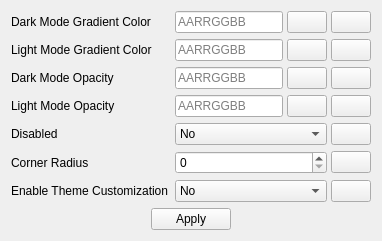
          <widget class="QWidget" name="tab_9">
           <attribute name="title">
            <string>Separator</string>
           </attribute>
           <layout class="QVBoxLayout" name="verticalLayout_9" stretch="1,0">
            <item>
             <layout class="QFormLayout" name="formLayout_8">
              <item row="0" column="0">
               <widget class="QLabel" name="label_61">
                <property name="text">
                 <string>Dark Mode Gradient Color</string>
                </property>
               </widget>
              </item>
              <item row="0" column="1">
               <layout class="QHBoxLayout" name="horizontalLayout_65" stretch="1,0,0">
                <property name="spacing">
                 <number>4</number>
                </property>
                <item>
                 <widget class="QLineEdit" name="darkModeGradientColor4_6">
                  <property name="toolTip">
                   <string/>
                  </property>
                  <property name="layoutDirection">
                   <enum>Qt::LeftToRight</enum>
                  </property>
                  <property name="placeholderText">
                   <string>AARRGGBB</string>
                  </property>
                 </widget>
                </item>
                <item>
                 <widget class="QPushButton" name="dark_mode_gradient_color_picker4_5">
                  <property name="text">
                   <string/>
                  </property>
                  <property name="icon">
                   <iconset>
                    <normaloff>Assets/2867978.png</normaloff>Assets/2867978.png</iconset>
                  </property>
                 </widget>
                </item>
                <item>
                 <widget class="QPushButton" name="reset_dark_mode_gradient_color4_5">
                  <property name="text">
                   <string/>
                  </property>
                  <property name="icon">
                   <iconset>
                    <normaloff>Assets/View-refresh.svg.png</normaloff>Assets/View-refresh.svg.png</iconset>
                  </property>
                 </widget>
                </item>
               </layout>
              </item>
              <item row="1" column="0">
               <widget class="QLabel" name="label_62">
                <property name="text">
                 <string>Light Mode Gradient Color</string>
                </property>
               </widget>
              </item>
              <item row="1" column="1">
               <layout class="QHBoxLayout" name="horizontalLayout_66" stretch="1,0,0">
                <property name="spacing">
                 <number>4</number>
                </property>
                <item>
                 <widget class="QLineEdit" name="lightModeGradientColor4_5">
                  <property name="toolTip">
                   <string/>
                  </property>
                  <property name="layoutDirection">
                   <enum>Qt::LeftToRight</enum>
                  </property>
                  <property name="placeholderText">
                   <string>AARRGGBB</string>
                  </property>
                 </widget>
                </item>
                <item>
                 <widget class="QPushButton" name="light_mode_gradient_color_picker4_5">
                  <property name="text">
                   <string/>
                  </property>
                  <property name="icon">
                   <iconset>
                    <normaloff>Assets/2867978.png</normaloff>Assets/2867978.png</iconset>
                  </property>
                 </widget>
                </item>
                <item>
                 <widget class="QPushButton" name="reset_light_mode_gradient_color4_5">
                  <property name="text">
                   <string/>
                  </property>
                  <property name="icon">
                   <iconset>
                    <normaloff>Assets/View-refresh.svg.png</normaloff>Assets/View-refresh.svg.png</iconset>
                  </property>
                 </widget>
                </item>
               </layout>
              </item>
              <item row="2" column="0">
               <widget class="QLabel" name="label_63">
                <property name="text">
                 <string>Dark Mode Opacity</string>
                </property>
               </widget>
              </item>
              <item row="2" column="1">
               <layout class="QHBoxLayout" name="horizontalLayout_67" stretch="1,0,0">
                <property name="spacing">
                 <number>4</number>
                </property>
                <item>
                 <widget class="QLineEdit" name="darkModeOpacity4_5">
                  <property name="toolTip">
                   <string/>
                  </property>
                  <property name="layoutDirection">
                   <enum>Qt::LeftToRight</enum>
                  </property>
                  <property name="placeholderText">
                   <string>AARRGGBB</string>
                  </property>
                 </widget>
                </item>
                <item>
                 <widget class="QPushButton" name="dark_mode_opacity_picker4_5">
                  <property name="text">
                   <string/>
                  </property>
                  <property name="icon">
                   <iconset>
                    <normaloff>Assets/2867978.png</normaloff>Assets/2867978.png</iconset>
                  </property>
                 </widget>
                </item>
                <item>
                 <widget class="QPushButton" name="reset_dark_mode_opacity4_5">
                  <property name="text">
                   <string/>
                  </property>
                  <property name="icon">
                   <iconset>
                    <normaloff>Assets/View-refresh.svg.png</normaloff>Assets/View-refresh.svg.png</iconset>
                  </property>
                 </widget>
                </item>
               </layout>
              </item>
              <item row="3" column="0">
               <widget class="QLabel" name="label_64">
                <property name="text">
                 <string>Light Mode Opacity</string>
                </property>
               </widget>
              </item>
              <item row="3" column="1">
               <layout class="QHBoxLayout" name="horizontalLayout_68" stretch="1,0,0">
                <property name="spacing">
                 <number>4</number>
                </property>
                <item>
                 <widget class="QLineEdit" name="lightModeOpacity4_5">
                  <property name="toolTip">
                   <string/>
                  </property>
                  <property name="statusTip">
                   <string/>
                  </property>
                  <property name="layoutDirection">
                   <enum>Qt::LeftToRight</enum>
                  </property>
                  <property name="placeholderText">
                   <string>AARRGGBB</string>
                  </property>
                 </widget>
                </item>
                <item>
                 <widget class="QPushButton" name="light_mode_opactiy_picker4_5">
                  <property name="text">
                   <string/>
                  </property>
                  <property name="icon">
                   <iconset>
                    <normaloff>Assets/2867978.png</normaloff>Assets/2867978.png</iconset>
                  </property>
                 </widget>
                </item>
                <item>
                 <widget class="QPushButton" name="reset_light_mode_opacity4_5">
                  <property name="text">
                   <string/>
                  </property>
                  <property name="icon">
                   <iconset>
                    <normaloff>Assets/View-refresh.svg.png</normaloff>Assets/View-refresh.svg.png</iconset>
                  </property>
                 </widget>
                </item>
               </layout>
              </item>
              <item row="4" column="0">
               <widget class="QLabel" name="label_65">
                <property name="text">
                 <string>Disabled</string>
                </property>
               </widget>
              </item>
              <item row="4" column="1">
               <layout class="QHBoxLayout" name="horizontalLayout_69" stretch="1,0">
                <property name="spacing">
                 <number>4</number>
                </property>
                <item>
                 <widget class="QComboBox" name="disabledEffect4_4">
                  <item>
                   <property name="text">
                    <string>No</string>
                   </property>
                  </item>
                  <item>
                   <property name="text">
                    <string>Yes</string>
                   </property>
                  </item>
                 </widget>
                </item>
                <item>
                 <widget class="QPushButton" name="reset_disabled4_4">
                  <property name="text">
                   <string/>
                  </property>
                  <property name="icon">
                   <iconset>
                    <normaloff>Assets/View-refresh.svg.png</normaloff>Assets/View-refresh.svg.png</iconset>
                  </property>
                 </widget>
                </item>
               </layout>
              </item>
              <item row="5" column="0">
               <widget class="QLabel" name="label_66">
                <property name="text">
                 <string>Corner Radius</string>
                </property>
               </widget>
              </item>
              <item row="5" column="1">
               <layout class="QHBoxLayout" name="horizontalLayout_70" stretch="1,0">
                <property name="spacing">
                 <number>4</number>
                </property>
                <item>
                 <widget class="QSpinBox" name="corner_radius1_5">
                  <property name="maximum">
                   <number>10</number>
                  </property>
                  <property name="value">
                   <number>0</number>
                  </property>
                 </widget>
                </item>
                <item>
                 <widget class="QPushButton" name="reset_corner_radius1_5">
                  <property name="text">
                   <string/>
                  </property>
                  <property name="icon">
                   <iconset>
                    <normaloff>Assets/View-refresh.svg.png</normaloff>Assets/View-refresh.svg.png</iconset>
                  </property>
                 </widget>
                </item>
               </layout>
              </item>
              <item row="6" column="0">
               <widget class="QLabel" name="label_67">
                <property name="text">
                 <string>Enable Theme Customization</string>
                </property>
               </widget>
              </item>
              <item row="6" column="1">
               <layout class="QHBoxLayout" name="horizontalLayout_71" stretch="1,0">
                <property name="spacing">
                 <number>4</number>
                </property>
                <item>
                 <widget class="QComboBox" name="enableThemeCustomization1_5">
                  <item>
                   <property name="text">
                    <string>No</string>
                   </property>
                  </item>
                  <item>
                   <property name="text">
                    <string>Yes</string>
                   </property>
                  </item>
                 </widget>
                </item>
                <item>
                 <widget class="QPushButton" name="reset_theme_customization1_5">
                  <property name="text">
                   <string/>
                  </property>
                  <property name="icon">
                   <iconset>
                    <normaloff>Assets/View-refresh.svg.png</normaloff>Assets/View-refresh.svg.png</iconset>
                  </property>
                 </widget>
                </item>
               </layout>
              </item>
             </layout>
            </item>
            <item>
             <layout class="QHBoxLayout" name="horizontalLayout_9">
              <item>
               <spacer name="horizontalSpacer_15">
                <property name="orientation">
                 <enum>Qt::Horizontal</enum>
                </property>
                <property name="sizeHint" stdset="0">
                 <size>
                  <width>40</width>
                  <height>20</height>
                 </size>
                </property>
               </spacer>
              </item>
              <item>
               <widget class="QPushButton" name="applyButton4_5">
                <property name="cursor">
                 <cursorShape>PointingHandCursor</cursorShape>
                </property>
                <property name="text">
                 <string>Apply</string>
                </property>
               </widget>
              </item>
              <item>
               <spacer name="horizontalSpacer_16">
                <property name="orientation">
                 <enum>Qt::Horizontal</enum>
                </property>
                <property name="sizeHint" stdset="0">
                 <size>
                  <width>40</width>
                  <height>20</height>
                 </size>
                </property>
               </spacer>
              </item>
             </layout>
            </item>
           </layout>
          </widget>
